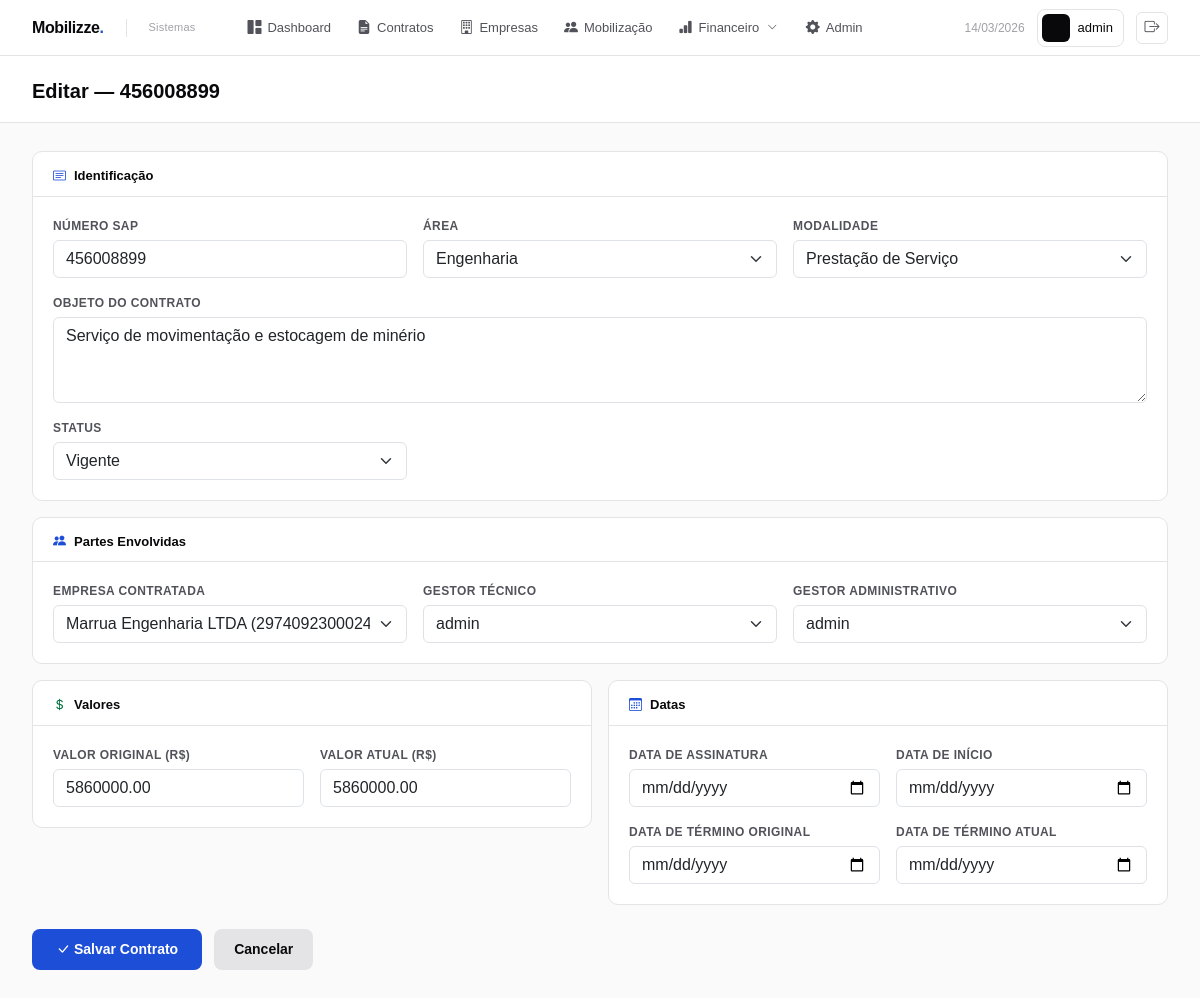
Page /contratos/2/editar/ (signed in) on the committed database.
### contratos/models.py (models this page shows, shortened)
class Contrato(models.Model):
    AREAS = [
        ('mineracao',  'Mineração'),
        ('logistica',  'Logística'),
        ('energia',    'Energia'),
        ('engenharia', 'Engenharia'),
    ]
    MODALIDADES = [
        ('servico',      'Prestação de Serviço'),
        ('fornecimento', 'Fornecimento'),
        ('misto',        'Misto'),
    ]
    STATUS = [
        ('minuta',    'Minuta'),
        ('aprovacao', 'Em Aprovação'),
        ('vigente',   'Vigente'),
        ('suspenso',  'Suspenso'),
        ('encerrado', 'Encerrado'),
    ]
    numero_sap      = models.CharField(max_length=20, unique=True)
    objeto          = models.TextField()
    area            = models.CharField(max_length=20, choices=AREAS)
    modalidade      = models.CharField(max_length=20, choices=MODALIDADES)
    status          = models.CharField(max_length=20, choices=STATUS,
                                       default='minuta')
    empresa         = models.ForeignKey(Empresa, on_delete=models.PROTECT,
                                        related_name='contratos')
    gestor_tecnico  = models.ForeignKey(User, on_delete=models.PROTECT,
                                        related_name='contratos_tecnicos')
    gestor_admin    = models.ForeignKey(User, on_delete=models.PROTECT,
                                        related_name='contratos_admin')
    valor_original  = models.DecimalField(max_digits=15, decimal_places=2)
    valor_atual     = models.DecimalField(max_digits=15, decimal_places=2)
    data_assinatura     = models.DateField()
    data_inicio         = models.DateField()
    data_termino        = models.DateField()
    data_termino_atual  = models.DateField()
    criado_em       = models.DateTimeField(auto_now_add=True)
    atualizado_em   = models.DateTimeField(auto_now=True)
    criado_por      = models.ForeignKey(User, on_delete=models.PROTECT,
                                        related_name='contratos_criados',
                                        null=True)
    class Meta:
        verbose_name        = 'Contrato'
        verbose_name_plural = 'Contratos'
        ordering            = ['-criado_em']

### contratos/views.py (the view)
# urls.py: path('contratos/<int:pk>/editar/',          views.contrato_editar, name='editar'),
@login_required
def contrato_editar(request, pk):
    contrato = get_object_or_404(Contrato, pk=pk)
    if request.method == 'POST':
        form = ContratoForm(request.POST, instance=contrato)
        if form.is_valid():
            form.save()
            messages.success(request, f'Contrato {contrato.numero_sap} atualizado!')
            return redirect('contratos:detalhe', pk=contrato.pk)
    else:
        form = ContratoForm(instance=contrato)
    return render(request, 'contratos/form.html', {
        'form':     form,
        'contrato': contrato,
        'titulo':   f'Editar — {contrato.numero_sap}',
        'acao':     'Salvar',
    })

### empresas/models.py (called while the page is built)
    def __str__(self):
        return f'{self.razao_social} ({self.cnpj})'

### templates/contratos/form.html (shortened to what this page needs)
{% extends 'base.html' %}
{% block page_title %}{{ titulo }}{% endblock %}
{% block content %}
<form method="post" enctype="multipart/form-data">
  <div class="row g-3">
    <div class="col-12">
      <div class="card">
        <div class="card-header-custom">
          <h6><i class="bi bi-card-text" style="color:var(--vale-blue);margin-right:8px;"></i>Identificação</h6>
        </div>
        <div class="card-body-custom">
          <div class="row g-3">
            <div class="col-md-4">
              <label class="form-label-custom">{{ form.numero_sap.label }}</label>
              {{ form.numero_sap }}
            </div>
            <div class="col-md-4">
              <label class="form-label-custom">{{ form.area.label }}</label>
              {{ form.area }}
            </div>
            <div class="col-md-4">
              <label class="form-label-custom">{{ form.modalidade.label }}</label>
              {{ form.modalidade }}
            </div>
            <div class="col-12">
              <label class="form-label-custom">{{ form.objeto.label }}</label>
              {{ form.objeto }}
            </div>
            <div class="col-md-4">
              <label class="form-label-custom">{{ form.status.label }}</label>
              {{ form.status }}
            </div>
          </div>
        </div>
      </div>
    </div>
    <div class="col-12">
      <div class="card">
        <div class="card-header-custom">
          <h6><i class="bi bi-people-fill" style="color:var(--vale-blue);margin-right:8px;"></i>Partes Envolvidas</h6>
        </div>
        <div class="card-body-custom">
          <div class="row g-3">
            <div class="col-md-4">
              <label class="form-label-custom">{{ form.empresa.label }}</label>
              {{ form.empresa }}
            </div>
            <div class="col-md-4">
              <label class="form-label-custom">{{ form.gestor_tecnico.label }}</label>
              {{ form.gestor_tecnico }}
            </div>
            <div class="col-md-4">
              <label class="form-label-custom">{{ form.gestor_admin.label }}</label>
              {{ form.gestor_admin }}
            </div>
          </div>
        </div>
      </div>
    </div>
    <div class="col-md-6">
      <div class="card">
        <div class="card-header-custom">
          <h6><i class="bi bi-currency-dollar" style="color:var(--vale-green);margin-right:8px;"></i>Valores</h6>
        </div>
        <div class="card-body-custom">
          <div class="row g-3">
            <div class="col-6">
              <label class="form-label-custom">{{ form.valor_original.label }}</label>
              {{ form.valor_original }}
            </div>
            <div class="col-6">
              <label class="form-label-custom">{{ form.valor_atual.label }}</label>
              {{ form.valor_atual }}
            </div>
          </div>
        </div>
      </div>
    </div>
    <div class="col-md-6">
      <div class="card">
        <div class="card-header-custom">
          <h6><i class="bi bi-calendar3" style="color:var(--vale-blue);margin-right:8px;"></i>Datas</h6>
        </div>
        <div class="card-body-custom">
          <div class="row g-3">
            <div class="col-6">
              <label class="form-label-custom">{{ form.data_assinatura.label }}</label>
              {{ form.data_assinatura }}
            </div>
            <div class="col-6">
              <label class="form-label-custom">{{ form.data_inicio.label }}</label>
              {{ form.data_inicio }}
            </div>
            <div class="col-6">
              <label class="form-label-custom">{{ form.data_termino.label }}</label>
              {{ form.data_termino }}
            </div>
            <div class="col-6">
              <label class="form-label-custom">{{ form.data_termino_atual.label }}</label>
              {{ form.data_termino_atual }}
            </div>
          </div>
        </div>
      </div>
    </div>
  </div>
  <div style="display:flex;gap:12px;margin-top:24px;">
    <button type="submit"
            style="background:var(--vale-blue);color:#fff;border:none;
                  padding:10px 24px;border-radius:8px;font-size:14px;
                  font-weight:600;cursor:pointer;">
      <i class="bi bi-check-lg"></i> {{ acao }} Contrato
    </button>
    <a href="{% url 'contratos:lista' %}"
      style="background:var(--gray-200);color:var(--gray-900);
              padding:10px 20px;border-radius:8px;font-size:14px;
              font-weight:600;text-decoration:none;">
      Cancelar
    </a>
  </div>
</form>
{% endblock %}

### templates/base.html (shortened to what this page needs)
<!DOCTYPE html>
<html lang="pt-br">
<head>
  <link href="https://cdn.jsdelivr.net/npm/bootstrap@5.3.3/dist/css/bootstrap.min.css" rel="stylesheet">
  <link href="https://cdn.jsdelivr.net/npm/bootstrap-icons@1.11.3/font/bootstrap-icons.min.css" rel="stylesheet">
</head>
<body>
<nav class="navbar-top">
  <a href="{% url 'contratos:dashboard' %}" class="nav-logo">
    <div class="nav-logo-mark">Mobilizze<span>.</span></div>
    <div class="nav-logo-sub">Sistemas</div>
  </a>
  <div class="nav-links">
    <a href="{% url 'contratos:dashboard' %}" class="nav-link-item
      {% if request.resolver_match.url_name == 'dashboard' %}active{% endif %}">
      <i class="bi bi-grid-1x2-fill"></i>
      <span>Dashboard</span>
    </a>
    <a href="{% url 'contratos:lista' %}" class="nav-link-item
      {% if request.resolver_match.url_name == 'lista' or request.resolver_match.url_name == 'detalhe' %}active{% endif %}">
      <i class="bi bi-file-earmark-text-fill"></i>
      <span>Contratos</span>
    </a>
    <a href="{% url 'empresas:lista' %}" class="nav-link-item
      {% if 'empresas' in request.path %}active{% endif %}">
      <i class="bi bi-building"></i>
      <span>Empresas</span>
    </a>
    <a href="{% url 'mobilizacao:painel' %}" class="nav-link-item
      {% if 'mobilizacao' in request.path %}active{% endif %}">
      <i class="bi bi-people-fill"></i>
      <span>Mobilização</span>
    </a>
    <div class="nav-dropdown">
      <a href="#" class="nav-link-item
        {% if 'financeiro' in request.path %}active{% endif %}"
        onclick="return false;">
        <i class="bi bi-bar-chart-fill"></i>
        <span>Financeiro</span>
        <i class="bi bi-chevron-down" style="font-size:10px;margin-left:2px;"></i>
      </a>
    <a href="/admin/" class="nav-link-item">
      <i class="bi bi-gear-fill"></i>
      <span>Admin</span>
    </a>
  </div>
  <div class="nav-right">
    <span class="nav-date">
      {% now "d/m/Y" %}
    </span>
    <div class="nav-user">
      <div class="avatar">
      </div>
      <span class="nav-user-name">
        {{ request.user.get_full_name|default:request.user.username }}
      </span>
    </div>
    <a href="{% url 'accounts:logout' %}" class="nav-logout" title="Sair">
      <i class="bi bi-box-arrow-right"></i>
    </a>
  </div>
</nav>
<div class="page-header">
  <div class="page-header-title">
    {% block page_title %}Dashboard{% endblock %}
  </div>
</div>
<main class="page-content">
  {% block content %}{% endblock %}
</main>
</body>
</html>

### templates/base.html (style rules this page uses)
:root { --blue: #1d4ed8; --blue-light: #eff6ff; --blue-mid: #2563eb; --vale-green: #00703c; --vale-green-light:#e6f4ed; --gray-50: #fafafa; --gray-100: #f4f4f5; --gray-200: #e4e4e7; --gray-400: #a1a1aa; --gray-600: #52525b; --gray-900: #09090b; --red: #dc2626; --yellow: #d97706; --vale-blue: #1d4ed8; --vale-blue-mid: #2563eb; --vale-blue-light: #eff6ff; --font: 'Arial', sans-serif; }
*, *::before, *::after { box-sizing: border-box; margin: 0; padding: 0; }
body { font-family: var(--font); background: #fff; color: var(--gray-900); min-height: 100vh; display: flex; flex-direction: column; }
.navbar-top { height: 56px; background: #fff; border-bottom: 1px solid var(--gray-200); display: flex; align-items: center; padding: 0 32px; position: sticky; top: 0; z-index: 200; gap: 0; }
.nav-logo { display: flex; align-items: center; gap: 10px; text-decoration: none; margin-right: 40px; flex-shrink: 0; }
.nav-logo-mark { font-size: 16px; font-weight: 700; color: var(--gray-900); letter-spacing: -.4px; }
.nav-logo-mark span { color: var(--blue); }
.nav-logo-sub { font-size: 11px; color: var(--gray-400); font-weight: 500; letter-spacing: .2px; }
.nav-links { display: flex; align-items: center; gap: 2px; flex: 1; }
.nav-link-item { display: inline-flex; align-items: center; gap: 6px; padding: 6px 12px; border-radius: 6px; text-decoration: none; font-size: 13px; font-weight: 500; color: var(--gray-600); transition: background .12s, color .12s; white-space: nowrap; }
.nav-link-item i { font-size: 14px; }
.nav-dropdown { position: relative; }
.nav-right { display: flex; align-items: center; gap: 12px; margin-left: auto; flex-shrink: 0; }
.nav-date { font-size: 12px; color: var(--gray-400); font-weight: 500; }
.nav-user { display: flex; align-items: center; gap: 8px; padding: 4px 10px 4px 4px; border-radius: 8px; border: 1px solid var(--gray-200); cursor: default; }
.avatar { width: 28px; height: 28px; background: var(--gray-900); border-radius: 6px; display: flex; align-items: center; justify-content: center; color: #fff; font-size: 11px; font-weight: 700; flex-shrink: 0; }
.nav-user-name { font-size: 13px; font-weight: 500; color: var(--gray-900); }
.nav-logout { display: inline-flex; align-items: center; justify-content: center; width: 32px; height: 32px; border-radius: 6px; border: 1px solid var(--gray-200); color: var(--gray-600); text-decoration: none; font-size: 15px; transition: background .12s, color .12s, border-color .12s; }
.page-header { background: #fff; border-bottom: 1px solid var(--gray-200); padding: 20px 32px 16px; }
.page-header-title { font-size: 20px; font-weight: 700; color: var(--gray-900); display: flex; align-items: center; gap: 8px; }
.page-content { padding: 28px 32px; flex: 1; background: var(--gray-50); }
.card { background: #fff; border: 1px solid var(--gray-200); border-radius: 10px; box-shadow: none; }
.card-header-custom { padding: 16px 20px 12px; border-bottom: 1px solid var(--gray-200); display: flex; align-items: center; justify-content: space-between; }
.card-header-custom h6 { font-size: 13px; font-weight: 600; color: var(--gray-900); margin: 0; }
.card-body-custom { padding: 20px; }

### templates/contratos/form.html (style rules this page uses)
.form-label-custom { font-size: 12px; font-weight: 600; color: var(--gray-600); text-transform: uppercase; letter-spacing: .4px; display: block; margin-bottom: 5px; }

### rows in the picture
Contrato: numero_sap "456008899", area "Engenharia", modalidade "Prestação de Serviço", objeto "Serviço de movimentação e estocagem de minério", status "Vigente", empresa "Marrua Engenharia LTDA (29740923000242)", gestor_tecnico "admin", gestor_admin "admin", valor_original "5860000.00", valor_atual "5860000.00"

### other values in the picture
{{ request.user.get_full_name|default:request.user.username }} "admin"
{{ titulo }} "Editar — 456008899"
{{ acao }} "Salvar"
